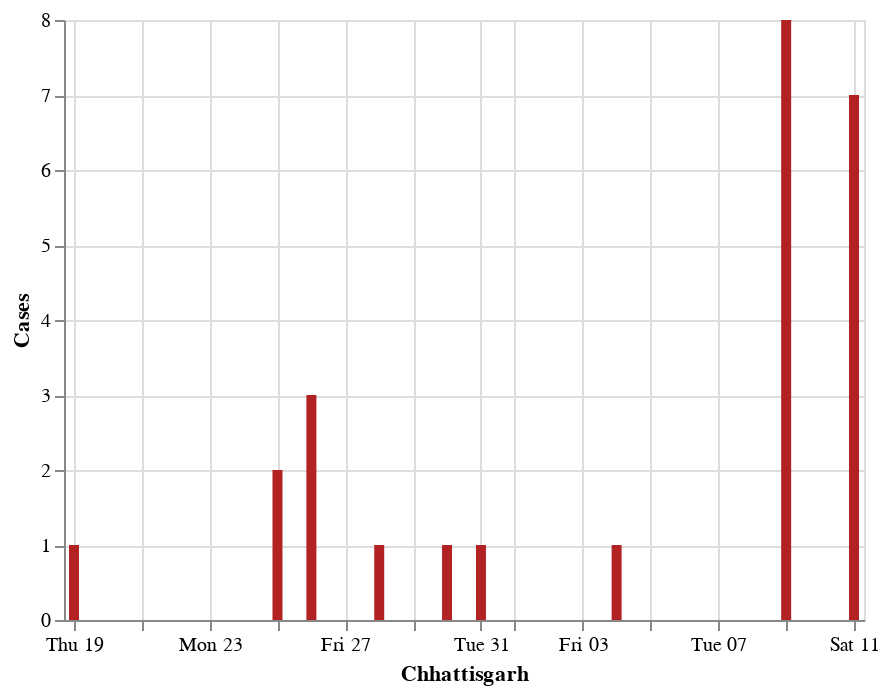

The code cell stored with this chart in its notebook:
### Code cell
#hide_input

wb_df=graph_df.query("detected_state == 'Chhattisgarh'").reset_index()
wb_df=wb_df[["diagnosed_date",0]]
wb_df.rename(columns={0:'Cases'},inplace=True)
wb_df=wb_df.groupby("diagnosed_date").sum().reset_index()
#wb_df
alt.Chart(wb_df).mark_bar(color='firebrick').encode(
    alt.X('diagnosed_date', title='Chhattisgarh'),
    alt.Y('sum(Cases)', title='Cases')
).interactive()

### Figure 1 — Vega-Lite specification as saved in the notebook (floating-point values rounded to 4 significant figures)
{"config": {"view": {"continuousWidth": 400, "continuousHeight": 300}}, "data": {"name": "data-27e7e4726c0573e959abcb23201467c1"}, "mark": {"type": "bar", "color": "firebrick"}, "encoding": {"x": {"type": "temporal", "field": "diagnosed_date", "title": "Chhattisgarh"}, "y": {"type": "quantitative", "aggregate": "sum", "field": "Cases", "title": "Cases"}}, "selection": {"selector081": {"type": "interval", "bind": "scales", "encodings": ["x", "y"]}}, "$schema": "https://vega.github.io/schema/vega-lite/v4.8.1.json", "datasets": {"data-27e7e4726c0573e959abcb23201467c1": [{"diagnosed_date": "2020-03-19T00:00:00", "Cases": 1}, {"diagnosed_date": "2020-03-25T00:00:00", "Cases": 2}, {"diagnosed_date": "2020-03-26T00:00:00", "Cases": 3}, {"diagnosed_date": "2020-03-28T00:00:00", "Cases": 1}, {"diagnosed_date": "2020-03-30T00:00:00", "Cases": 1}, {"diagnosed_date": "2020-03-31T00:00:00", "Cases": 1}, {"diagnosed_date": "2020-04-04T00:00:00", "Cases": 1}, {"diagnosed_date": "2020-04-09T00:00:00", "Cases": 8}, {"diagnosed_date": "2020-04-11T00:00:00", "Cases": 7}]}}
